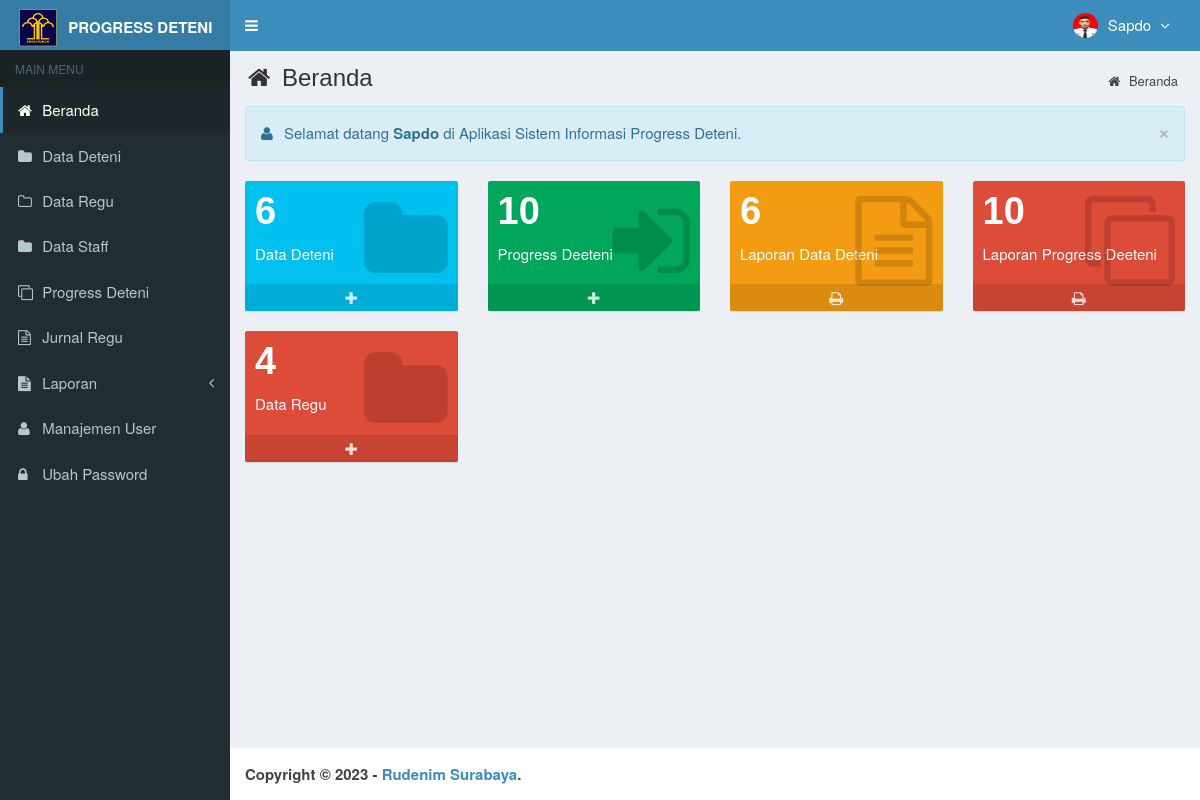
The page /main.php?module=beranda (signed in) on the database its author committed.
### tables this page shows
CREATE TABLE `is_users` (
  `id_user` int(3) NOT NULL,
  `username` varchar(50) NOT NULL,
  `nama_user` varchar(50) NOT NULL,
  `password` varchar(50) NOT NULL,
  `email` varchar(50) DEFAULT NULL,
  `telepon` varchar(13) DEFAULT NULL,
  `foto` varchar(100) DEFAULT NULL,
  `hak_akses` enum('Super Admin','Kepala','Staff') NOT NULL,
  `status` enum('aktif','blokir') NOT NULL DEFAULT 'aktif',
  `created_at` timestamp NOT NULL DEFAULT current_timestamp(),
  `updated_at` timestamp NOT NULL DEFAULT current_timestamp() ON UPDATE current_timestamp()
);

### top-menu.php (the view, shortened to what this page needs)
<?php
require_once "config/database.php";
$query = mysqli_query($mysqli, "SELECT id_user, nama_user, foto, hak_akses FROM is_users WHERE id_user='$_SESSION[id_user]'")
  or die('Ada kesalahan pada query tampil Manajemen User: ' . mysqli_error($mysqli));
$data = mysqli_fetch_assoc($query);
?>
<li class="dropdown user user-menu">
  <a href="#" class="dropdown-toggle" data-toggle="dropdown">
    <?php
    if ($data['foto'] == "") { ?>
      <img src="images/user/user-default.png" class="user-image" alt="User Image" />
    <?php
    } else { ?>
      <img src="images/user/<?php echo $data['foto']; ?>" class="user-image" alt="User Image" />
    <?php
    }
    ?>
    <span class="hidden-xs"><?php echo $data['nama_user']; ?> <i style="margin-left:5px" class="fa fa-angle-down"></i></span>
  </a>
</li>

### assets/css/style.css (style rules this page uses)
body { background-color: #fff; color: #333; font-size: 15px; line-height: 1.42857; }

### rows shown on the page
is_users: foto (picture), nama_user "Sapdo"

### other values the page prints
$_SESSION['nama_user'] "Sapdo"
$data['jumlah'] "6"
$data['jumlah'] "10"
$data['jumlah'] "4"
